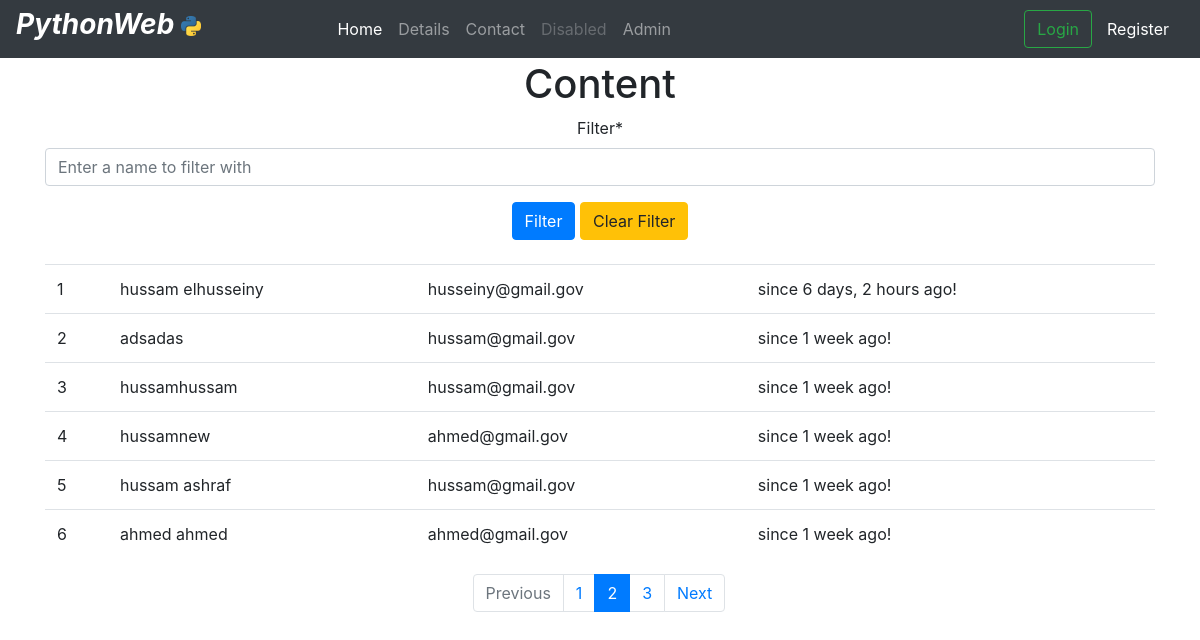
The app's page /content/ with its own data.
### blogs/models.py (models this page shows, shortened)
class SignUp(models.Model):
    name = models.CharField(max_length=255)  # may put blank=True to make it not required
    email = models.EmailField()
    timestamp = models.DateTimeField(auto_now_add=True, auto_now=False)
    updated = models.DateTimeField(auto_now_add=False, auto_now=True)

### blogs/views.py (the view)
# urls.py: path('content/', views.content, name='content'),
def content(request):
    form = SignUp.objects.all().order_by('-timestamp')
    filter_form = Filter()
    if 'name=' in request.get_full_path():
        start = int(str(request.get_full_path()).find('='))
        filter_by = str(request.get_full_path())[start+1:].replace('+', ' ')
        form = SignUp.objects.filter(name__icontains=filter_by).order_by('-timestamp')
    context = {
        'form': form,
        'filter_form': filter_form
    }
    return render(request, 'blogs/content.html', context)

### blogs/forms.py
class Filter(forms.Form):
    name = forms.CharField(max_length=200,
                           label='Filter',
                           widget=forms.TextInput(attrs={'placeholder': 'Enter a name to filter with'}))

### blogs/templates/blogs/content.html (shortened to what this page needs)
{% extends "base.html"%}
{% load crispy_forms_tags %}
{% block content %}
<h1 class="text-center">Content</h1>
<form method="get" action="" class="form-group text-center">
        {{filter_form|crispy}}
        <input type="Submit" value="Filter" class="btn btn-primary mb-2">
        <a href="{% url 'content'%}">
            <input type="button" value="Clear Filter" class="btn btn-warning mb-2">
        </a>
</form>
<table class="table">
    {% for f in form %}
    <tr>
        <td>{{forloop.counter}}</td>
        <td>{{f.name}}</td>
        <td>{{f.email}}</td>
        <td> since {{f.timestamp|timesince}} ago! </td>
    </tr>
    {% endfor %}
</table>
<div class="row justify-content-center">
    <div class="col-sm-3">
        <ul class="pagination">
            <li class="page-item disabled">
              <span class="page-link">Previous</span>
            </li>
            <li class="page-item"><a class="page-link" href="#">1</a></li>
            <li class="page-item active" aria-current="page">
              <span class="page-link">
                2
              </span>
            </li>
            <li class="page-item"><a class="page-link" href="#">3</a></li>
            <li class="page-item">
              <a class="page-link" href="#">Next</a>
            </li>
        </ul>
    </div>
</div>
{% endblock%}

### templates/base.html (shortened to what this page needs)
<!DOCTYPE html>
{% load static %}
<html lang="en">
<head>
    <link rel="stylesheet" href="https://stackpath.bootstrapcdn.com/bootstrap/4.3.1/css/bootstrap.min.css"
>
    <link href="{% static 'css/bootstrap.min.css' %}" type="text/css" rel="stylesheet">
    <link href="{% static 'css/bootstrap.css' %}" type="text/css" rel="stylesheet">
    <link href="{% static 'css/style.css' %}" type="text/css" rel="stylesheet">
</head>
<body>
    {% include 'nav.html' %}
    <div class="container" style="padding-top:5%">
        {% block content%} {% endblock %}
    </div>
</body>
</html>

### templates/nav.html (shortened to what this page needs)
{% load static %}
<nav class="navbar navbar-expand-md navbar-dark fixed-top bg-dark">
  <h3>PythonWeb
    <img src="{% static 'img/logo.png'%}" height="20px" width="20px">
  </h3>
  <div class="collapse navbar-collapse" id="navbarCollapse">
    <ul class="navbar-nav mr-auto">
      <li class="nav-item active">
        <a class="nav-link" href="{% url 'home' %}">Home <span class="sr-only">(current)</span></a>
      </li>
      <li class="nav-item">
        <a class="nav-link " href="{% url 'content' %}">Details</a>
      </li>
      <li class="nav-item">
        <a class="nav-link" href="{% url 'contact' %}">Contact</a>
      </li>
      <li class="nav-item">
        <a class="nav-link disabled" href="#">Disabled</a>
      </li>
      <li class="nav-item">
        <a class="nav-link" href="http://127.0.0.1:8000/admin/">Admin</a>
      </li>
    </ul>
    <form method="post" action="{% url 'auth_login' %}" class="form-inline mt-2 mt-md-0">
      {% if not request.user.is_authenticated and "/accounts/login/" not in request.get_full_path %}
        <button class="btn btn-outline-success my-2 my-sm-0" type="submit">Login</button>
      {% endif %}
      {% if "/accounts/register/" not in request.get_full_path and not request.user.is_authenticated %}
        <div class="col">
          <ul class="nav navbar-nav navbar-right">
            <li>
                <a href="{% url 'registration_register' %}" style="color:white">
                    Register
                </a>
            </li>
          </ul>
        </div>
      {% endif %}
    </form>
  </div>
</nav>

### static/our_static/css/style.css (style rules this page uses)
nav > h3 { color:white; font-weight:bold; font-style:italic; margin-right: 11%; }

### records on screen
SignUp: name "hussam elhusseiny", email "husseiny@gmail.gov", timestamp "6 days, 2 hours"
SignUp: name "adsadas", email "hussam@gmail.gov", timestamp "1 week"
SignUp: name "hussamhussam", email "hussam@gmail.gov", timestamp "1 week"
SignUp: name "hussamnew", email "ahmed@gmail.gov", timestamp "1 week"
SignUp: name "hussam ashraf", email "hussam@gmail.gov", timestamp "1 week"
SignUp: name "ahmed ahmed", email "ahmed@gmail.gov", timestamp "1 week"
